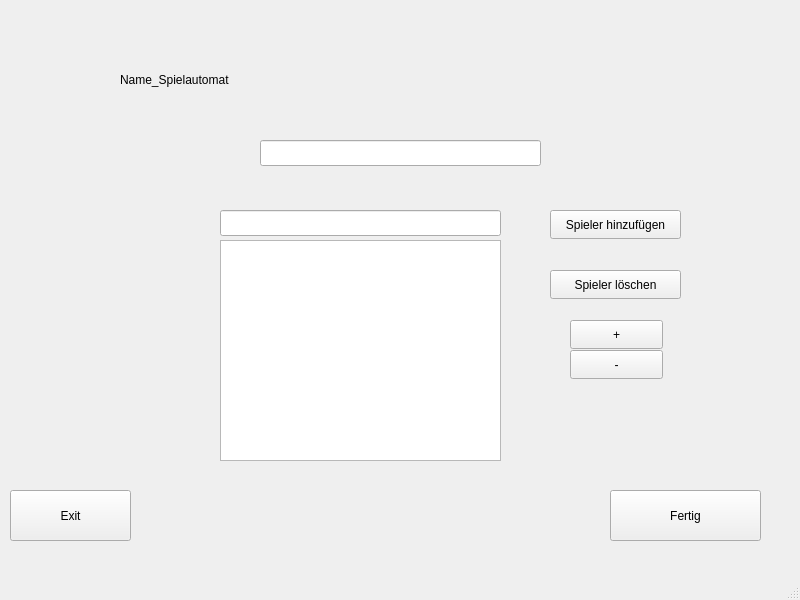
<?xml version="1.0" encoding="UTF-8"?>
<ui version="4.0">
 <class>MainWindow</class>
 <widget class="QMainWindow" name="MainWindow">
  <property name="geometry">
   <rect>
    <x>0</x>
    <y>0</y>
    <width>800</width>
    <height>600</height>
   </rect>
  </property>
  <property name="windowTitle">
   <string>MainWindow</string>
  </property>
  <widget class="QWidget" name="centralwidget">
   <widget class="QPushButton" name="Fertig">
    <property name="geometry">
     <rect>
      <x>610</x>
      <y>490</y>
      <width>151</width>
      <height>51</height>
     </rect>
    </property>
    <property name="text">
     <string>Fertig</string>
    </property>
   </widget>
   <widget class="QPushButton" name="exit">
    <property name="geometry">
     <rect>
      <x>10</x>
      <y>490</y>
      <width>121</width>
      <height>51</height>
     </rect>
    </property>
    <property name="text">
     <string>Exit</string>
    </property>
   </widget>
   <widget class="QLabel" name="label">
    <property name="geometry">
     <rect>
      <x>120</x>
      <y>70</y>
      <width>211</width>
      <height>20</height>
     </rect>
    </property>
    <property name="text">
     <string>Name_Spielautomat</string>
    </property>
   </widget>
   <widget class="QPushButton" name="Spieler_Hinzufuegen">
    <property name="geometry">
     <rect>
      <x>550</x>
      <y>210</y>
      <width>131</width>
      <height>29</height>
     </rect>
    </property>
    <property name="text">
     <string>Spieler hinzufügen</string>
    </property>
   </widget>
   <widget class="QPushButton" name="Spieler_Loeschen">
    <property name="geometry">
     <rect>
      <x>550</x>
      <y>270</y>
      <width>131</width>
      <height>29</height>
     </rect>
    </property>
    <property name="text">
     <string>Spieler löschen</string>
    </property>
   </widget>
   <widget class="QPushButton" name="Hoch">
    <property name="geometry">
     <rect>
      <x>570</x>
      <y>320</y>
      <width>93</width>
      <height>29</height>
     </rect>
    </property>
    <property name="text">
     <string>+</string>
    </property>
   </widget>
   <widget class="QPushButton" name="Runter">
    <property name="geometry">
     <rect>
      <x>570</x>
      <y>350</y>
      <width>93</width>
      <height>29</height>
     </rect>
    </property>
    <property name="text">
     <string>-</string>
    </property>
   </widget>
   <widget class="QLineEdit" name="Eingabe">
    <property name="geometry">
     <rect>
      <x>220</x>
      <y>210</y>
      <width>281</width>
      <height>26</height>
     </rect>
    </property>
   </widget>
   <widget class="QListWidget" name="listWidget">
    <property name="geometry">
     <rect>
      <x>220</x>
      <y>240</y>
      <width>281</width>
      <height>221</height>
     </rect>
    </property>
   </widget>
   <widget class="QLineEdit" name="Test">
    <property name="geometry">
     <rect>
      <x>260</x>
      <y>140</y>
      <width>281</width>
      <height>26</height>
     </rect>
    </property>
   </widget>
  </widget>
  <widget class="QMenuBar" name="menubar">
   <property name="geometry">
    <rect>
     <x>0</x>
     <y>0</y>
     <width>800</width>
     <height>22</height>
    </rect>
   </property>
  </widget>
  <widget class="QStatusBar" name="statusbar"/>
 </widget>
 <resources/>
 <connections/>
</ui>
